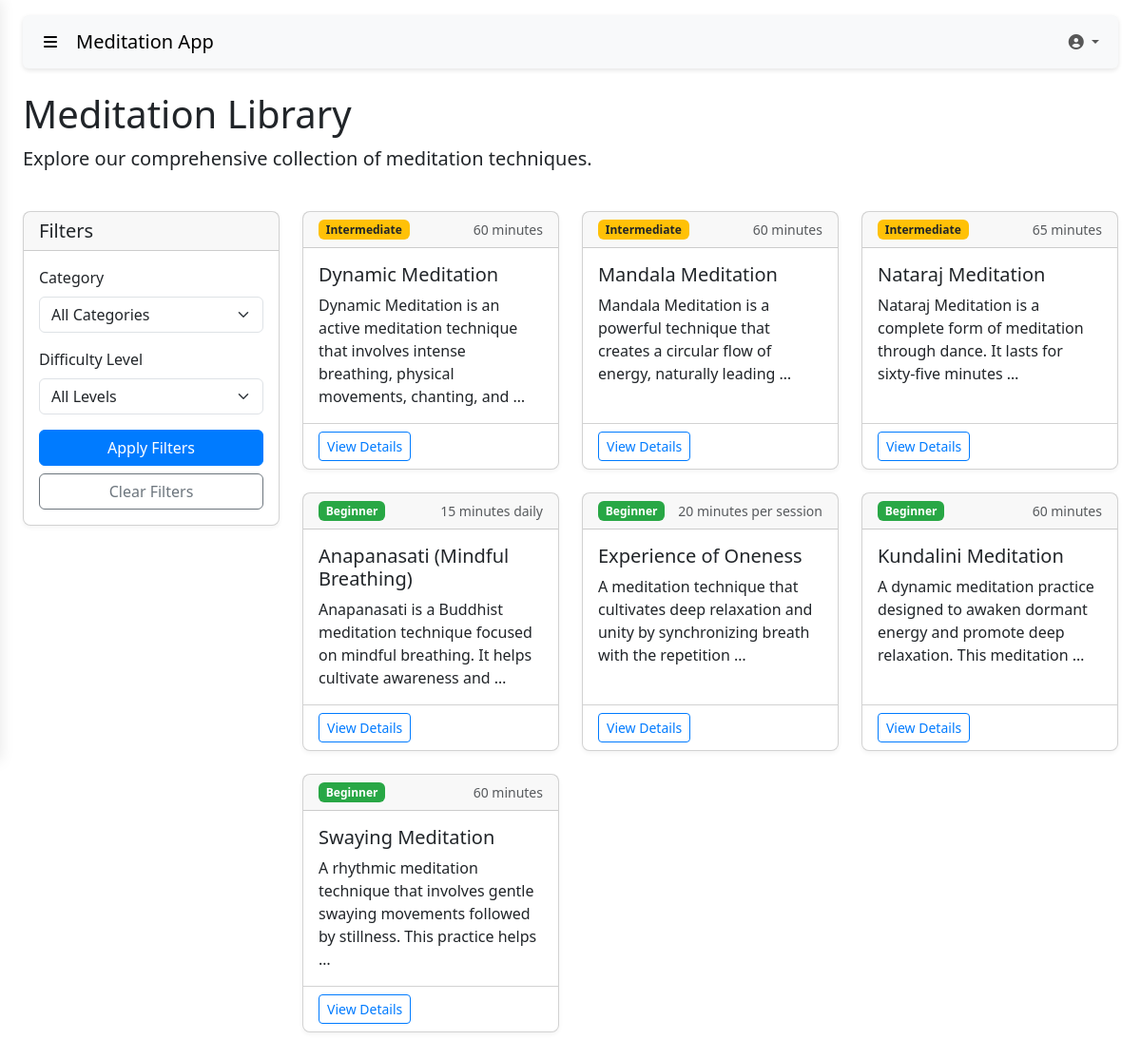
Page /library/ (signed in) on the committed database.
### meditation/models.py (models this page shows, shortened)
class MeditationTechnique(models.Model):
    subcategory = models.ForeignKey(Subcategory, on_delete=models.CASCADE, related_name='techniques')
    name = models.CharField(max_length=100)
    short_description = models.TextField()
    benefits = models.TextField()
    instructions = models.TextField()
    duration = models.CharField(max_length=50, help_text="Recommended duration")
    difficulty_level = models.CharField(max_length=20, choices=[
        ('beginner', 'Beginner'),
        ('intermediate', 'Intermediate'),
        ('advanced', 'Advanced')
    ])
    image = models.ImageField(upload_to='techniques/', blank=True, null=True)
    video_url = models.URLField(blank=True, null=True)
    created_at = models.DateTimeField(auto_now_add=True)
    updated_at = models.DateTimeField(auto_now=True)

### meditation/views.py (the view)
# urls.py: path('library/', views.library, name='library'),
def library(request):
    techniques = MeditationTechnique.objects.all()
    category_filter = request.GET.get('category')
    difficulty_filter = request.GET.get('difficulty')
    if category_filter:
        techniques = techniques.filter(subcategory__category__id=category_filter)
    if difficulty_filter:
        techniques = techniques.filter(difficulty_level=difficulty_filter)
    context = {
        'techniques': techniques,
        'categories': Category.objects.all(),
    }
    return render(request, 'library.html', context)

### templates/library.html (shortened to what this page needs)
{% extends 'base.html' %}
{% block content %}
<div class="row">
    <div class="col-12">
        <h1>Meditation Library</h1>
        <p class="lead">Explore our comprehensive collection of meditation techniques.</p>
    </div>
</div>
<div class="row mt-4">
    <div class="col-md-3">
        <div class="card mb-4">
            <div class="card-header">
                <h5 class="mb-0">Filters</h5>
            </div>
            <div class="card-body">
                <form method="get">
                    <div class="mb-3">
                        <label for="category" class="form-label">Category</label>
                        <select class="form-select" id="category" name="category">
                            <option value="">All Categories</option>
                        </select>
                    </div>
                    <div class="mb-3">
                        <label for="difficulty" class="form-label">Difficulty Level</label>
                        <select class="form-select" id="difficulty" name="difficulty">
                            <option value="">All Levels</option>
                        </select>
                    </div>
                    <div class="d-grid">
                        <button type="submit" class="btn btn-primary">Apply Filters</button>
                        <a href="{% url 'meditation:library' %}" class="btn btn-outline-secondary mt-2">Clear Filters</a>
                    </div>
                </form>
            </div>
        </div>
    </div>
    <div class="col-md-9">
        <div class="row">
            {% for technique in techniques %}
            <div class="col-md-4 mb-4">
                <div class="card h-100">
                    <div class="card-header d-flex justify-content-between align-items-center">
                        <span class="badge {% if technique.difficulty_level == 'beginner' %}bg-success{% elif technique.difficulty_level == 'intermediate' %}bg-warning{% else %}bg-danger{% endif %}">
                            {{ technique.difficulty_level|capfirst }}
                        </span>
                        <small class="text-muted">{{ technique.duration }}</small>
                    </div>
                    <div class="card-body">
                        <h5 class="card-title">{{ technique.name }}</h5>
                        <p class="card-text">{{ technique.short_description|truncatewords:15 }}</p>
                    </div>
                    <div class="card-footer bg-transparent">
                        <a href="{% url 'meditation:technique_detail' technique.id %}" class="btn btn-outline-primary btn-sm">View Details</a>
                    </div>
                </div>
            </div>
            {% empty %}
            <div class="col-12">
                <div class="alert alert-info">
                    No techniques found matching your filters. Try adjusting your search criteria.
                </div>
            </div>
            {% endfor %}
        </div>
    </div>
</div>
{% endblock %}

### static/css/style.css (style rules this page uses)
.card { border-radius: 0.5rem; box-shadow: 0 2px 5px rgba(0, 0, 0, 0.05); transition: transform 0.3s, box-shadow 0.3s; }
.badge.bg-success { background-color: #28a745 !important; }
.badge.bg-warning { background-color: #ffc107 !important; color: #212529 !important; }
.btn-primary { background-color: #007bff; border-color: #007bff; }
.btn-outline-primary { color: #007bff; border-color: #007bff; }

### rows in the picture
MeditationTechnique: difficulty_level "Intermediate", duration "60 minutes", name "Dynamic Meditation", short_description "Dynamic Meditation is an active meditation technique that involves intense breathing, physical movements, chanting, and …"
MeditationTechnique: difficulty_level "Intermediate", duration "60 minutes", name "Mandala Meditation", short_description "Mandala Meditation is a powerful technique that creates a circular flow of energy, naturally leading …"
MeditationTechnique: difficulty_level "Intermediate", duration "65 minutes", name "Nataraj Meditation", short_description "Nataraj Meditation is a complete form of meditation through dance. It lasts for sixty-five minutes …"
MeditationTechnique: difficulty_level "Beginner", duration "15 minutes daily", name "Anapanasati (Mindful Breathing)", short_description "Anapanasati is a Buddhist meditation technique focused on mindful breathing. It helps cultivate awareness and …"
MeditationTechnique: difficulty_level "Beginner", duration "20 minutes per session", name "Experience of Oneness", short_description "A meditation technique that cultivates deep relaxation and unity by synchronizing breath with the repetition …"
MeditationTechnique: difficulty_level "Beginner", duration "60 minutes", name "Kundalini Meditation", short_description "A dynamic meditation practice designed to awaken dormant energy and promote deep relaxation. This meditation …"
MeditationTechnique: difficulty_level "Beginner", duration "60 minutes", name "Swaying Meditation", short_description "A rhythmic meditation technique that involves gentle swaying movements followed by stillness. This practice helps …"
